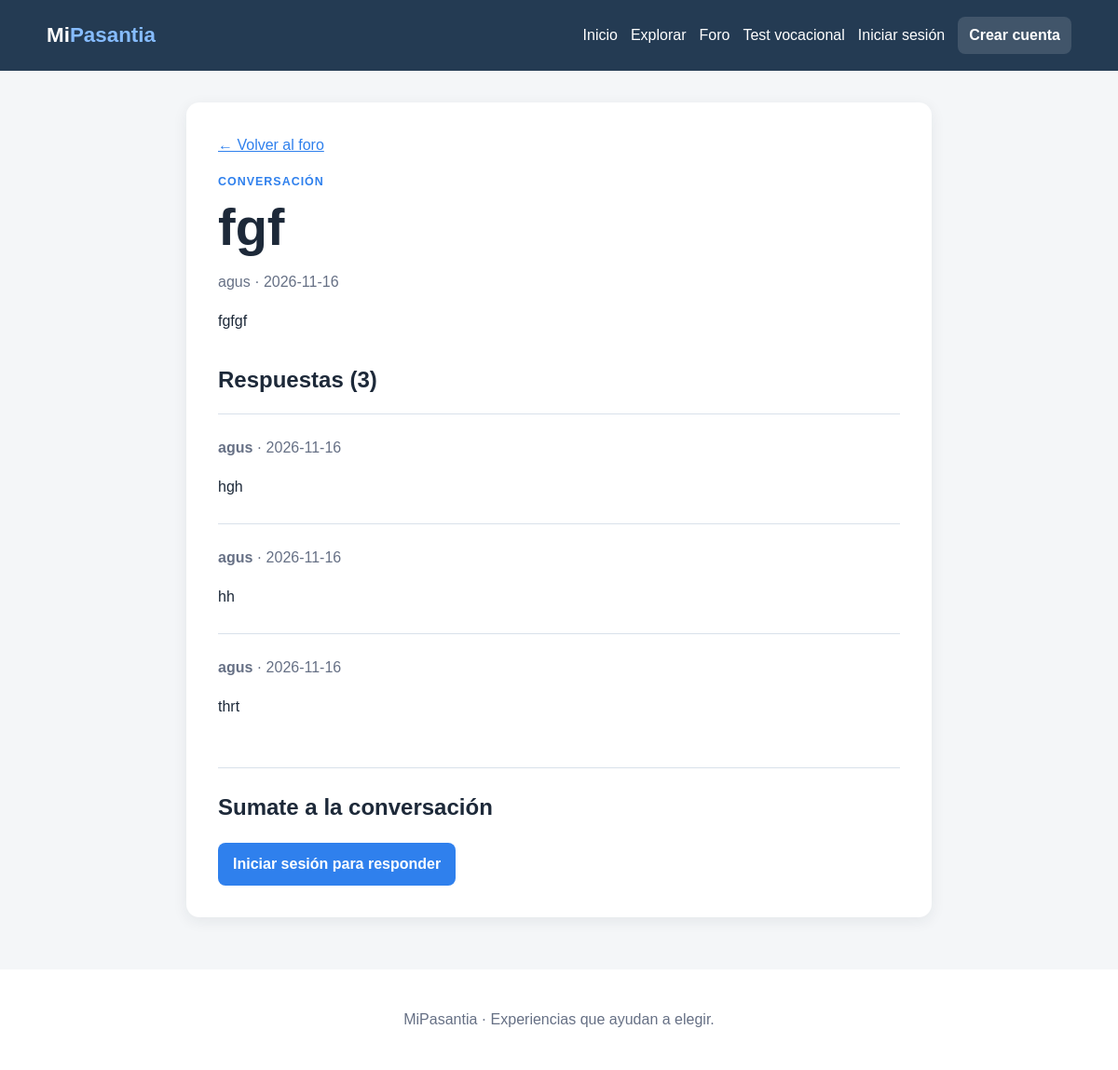
The app's page /foro/1 with its own data.
### tables this page shows
CREATE TABLE temas_foro (
                id INTEGER PRIMARY KEY AUTOINCREMENT,
                titulo TEXT NOT NULL,
                contenido TEXT NOT NULL,
                usuario_id INTEGER NOT NULL,
                fecha TEXT NOT NULL DEFAULT CURRENT_TIMESTAMP,
                FOREIGN KEY (usuario_id) REFERENCES usuarios(id)
            );

CREATE TABLE usuarios (
                id INTEGER PRIMARY KEY AUTOINCREMENT,
                nombre TEXT NOT NULL,
                email TEXT NOT NULL UNIQUE,
                password TEXT NOT NULL
            );

CREATE TABLE respuestas_foro (
                id INTEGER PRIMARY KEY AUTOINCREMENT,
                tema_id INTEGER NOT NULL,
                contenido TEXT NOT NULL,
                usuario_id INTEGER NOT NULL,
                fecha TEXT NOT NULL DEFAULT CURRENT_TIMESTAMP,
                FOREIGN KEY (tema_id) REFERENCES temas_foro(id),
                FOREIGN KEY (usuario_id) REFERENCES usuarios(id)
            );

### app.py (the view, shortened to what this page needs)
@app.route("/foro/<int:tema_id>", methods=["GET", "POST"])
def tema_foro(tema_id):
    with conectar_db() as conexion:
        tema = conexion.execute("""
            SELECT temas_foro.*, usuarios.nombre AS autor FROM temas_foro
            JOIN usuarios ON usuarios.id = temas_foro.usuario_id WHERE temas_foro.id = ?
        """, (tema_id,)).fetchone()
        if tema is None:
            abort(404)
        respuestas = conexion.execute("""
            SELECT respuestas_foro.*, usuarios.nombre AS autor FROM respuestas_foro
            JOIN usuarios ON usuarios.id = respuestas_foro.usuario_id
            WHERE tema_id = ? ORDER BY respuestas_foro.id
        """, (tema_id,)).fetchall()
    return render_template("tema_foro.html", tema=tema, respuestas=respuestas)

### app.py (called while the page is built)
def conectar_db():
    conexion = sqlite3.connect(DATABASE_PATH)
    conexion.row_factory = sqlite3.Row
    return conexion

@app.context_processor
def token_formulario():
    if "token_foro" not in session:
        session["token_foro"] = secrets.token_urlsafe(32)
    return {"token_foro": session["token_foro"]}

### templates/tema_foro.html (shortened to what this page needs)
{% extends "base.html" %}
{% block content %}
<article class="story">
    <a class="back-link" href="{{ url_for('foro') }}">← Volver al foro</a>
    <p class="eyebrow">Conversación</p>
    <h1>{{ tema['titulo'] }}</h1>
    <p class="meta">{{ tema['autor'] }} · {{ tema['fecha'][:10] }}</p>
    <p class="story-text">{{ tema['contenido'] }}</p>
    <div class="section-heading"><h2>Respuestas ({{ respuestas|length }})</h2></div>
    {% for respuesta in respuestas %}
    <article class="forum-reply">
        <p class="meta"><strong>{{ respuesta['autor'] }}</strong> · {{ respuesta['fecha'][:10] }}</p>
        <p class="story-text">{{ respuesta['contenido'] }}</p>
    </article>
    {% else %}<p>Este tema todavía no tiene respuestas. ¡Podés ser la primera persona en responder!</p>{% endfor %}
    <div class="forum-answer">
        <h2>Sumate a la conversación</h2>
        {% if session.get('usuario_id') %}
        <form method="post">
            <input type="hidden" name="token" value="{{ token_foro }}">
            <label>Tu respuesta<textarea name="contenido" rows="4" maxlength="3000" required></textarea></label>
            <button class="button" type="submit">Responder</button>
        </form>
        {% else %}<a class="button" href="{{ url_for('login') }}">Iniciar sesión para responder</a>{% endif %}
    </div>
</article>
{% endblock %}

### templates/base.html (shortened to what this page needs)
<!doctype html>
<html lang="es">
<head>
    <link rel="stylesheet" href="{{ url_for('static', filename='css/style.css') }}">
</head>
<body>
    <header class="site-header">
        <a class="brand" href="{{ url_for('index') }}">Mi<span>Pasantia</span></a>
        <nav aria-label="Navegación principal">
            <a href="{{ url_for('index') }}">Inicio</a>
            <a href="{{ url_for('explorar') }}">Explorar</a>
            <a href="{{ url_for('foro') }}">Foro</a>
            <a href="{{ url_for('test_vocacional') }}">Test vocacional</a>
            {% if session.get("usuario_id") %}
                <a href="{{ url_for('publicar') }}">Publicar</a>
                <a href="{{ url_for('micuenta') }}">Mi cuenta</a>
                <form class="logout-form" action="{{ url_for('logout') }}" method="post">
                    <button class="link-button" type="submit">Salir</button>
                </form>
            {% else %}
                <a href="{{ url_for('login') }}">Iniciar sesión</a>
                <a class="nav-cta" href="{{ url_for('registro') }}">Crear cuenta</a>
            {% endif %}
        </nav>
    </header>
    <main class="page">
        {% block content %}{% endblock %}
    </main>
    <footer class="site-footer">
        <p>MiPasantia · Experiencias que ayudan a elegir.</p>
    </footer>
</body>
</html>

### static/css/style.css (style rules this page uses)
:root { --azul: #243b53; --acento: #2f80ed; --fondo: #f4f6f8; --texto: #1d2939; --borde: #d9e1ea; --blanco: #ffffff; --error: #a52b2b; --ok: #176b45; }
* { box-sizing: border-box; }
body { margin: 0; color: var(--texto); background: var(--fondo); font-family: Arial, sans-serif; line-height: 1.5; }
a { color: var(--acento); }
.site-header { display: flex; align-items: center; justify-content: space-between; gap: 20px; padding: 18px max(24px, calc((100% - 1100px) / 2)); color: var(--blanco); background: var(--azul); }
.brand { color: var(--blanco); font-size: 1.4rem; font-weight: 700; text-decoration: none; }
.brand span { color: #86bcff; }
nav { display: flex; align-items: center; gap: 14px; flex-wrap: wrap; }
nav a, .link-button { color: var(--blanco); font: inherit; text-decoration: none; }
.nav-cta, .button { display: inline-block; border: 0; border-radius: 8px; padding: 11px 16px; color: var(--blanco); background: var(--acento); font-weight: 700; text-decoration: none; cursor: pointer; }
.nav-cta { padding: 8px 12px; background: #ffffff22; }
.page { width: min(1100px, calc(100% - 40px)); min-height: calc(100vh - 150px); margin: 34px auto 56px; }
.hero, .page-intro, .form-card, .auth-card, .story, .empty-state { border-radius: 14px; background: var(--blanco); box-shadow: 0 4px 16px #15253513; }
.hero h1, .page-intro h1, .story h1 { max-width: 760px; margin: 8px 0; font-size: clamp(2rem, 5vw, 3.5rem); line-height: 1.12; }
.eyebrow { margin: 0; color: var(--acento); font-size: .78rem; font-weight: 700; letter-spacing: .08em; text-transform: uppercase; }
.section-heading { display: flex; align-items: end; justify-content: space-between; gap: 16px; margin: 30px 0 18px; }
.section-heading h2 { margin: 0; }
.section-heading p, .meta, small, .result-count { color: #667085; }
.story { max-width: 800px; margin: auto; padding: 34px; }
.story-text { white-space: pre-line; line-height: 1.8; }
.back-link { display: inline-block; margin-bottom: 18px; }
.site-footer { padding: 26px 20px; color: #667085; text-align: center; background: var(--blanco); }
.forum-compose h2, .forum-answer h2 { margin-top: 0; }
.forum-reply { border-top: 1px solid var(--borde); padding: 8px 0; }
.forum-answer { margin-top: 26px; padding-top: 24px; border-top: 1px solid var(--borde); }

### records on screen
temas_foro: titulo "fgf", fecha "2026-11-16", contenido "fgfgf"
usuarios: autor "agus"
respuestas_foro: autor "agus", fecha "2026-11-16", contenido "hgh"
respuestas_foro: autor "agus", fecha "2026-11-16", contenido "hh"
respuestas_foro: autor "agus", fecha "2026-11-16", contenido "thrt"

### other values on screen
{{ respuestas|length }} "3"
